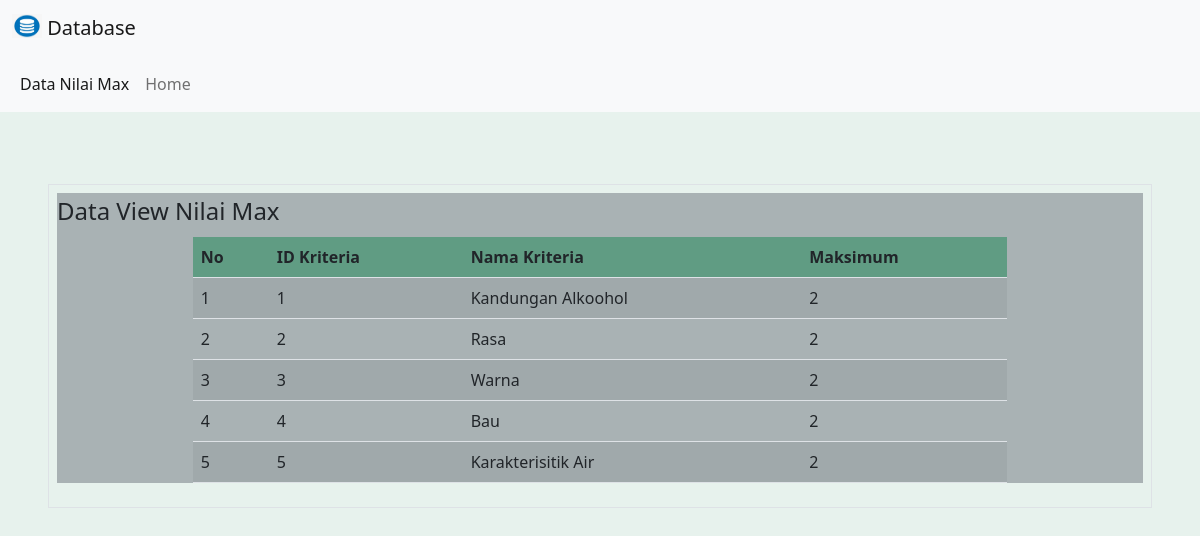
The app's page /data/dataViewNilaiMax.php with its own data.
### tables this page shows
CREATE TABLE IF NOT EXISTS `kriteria` (
  `idkriteria` int NOT NULL AUTO_INCREMENT,
  `nmkriteria` varchar(50) DEFAULT NULL,
  PRIMARY KEY (`idkriteria`)
);

### data/dataViewNilaiMax.php (the view, shortened to what this page needs)
<!doctype html>
<html lang="en">
  <head>
    <link href="https://cdn.jsdelivr.net/npm/bootstrap@5.2.2/dist/css/bootstrap.min.css" rel="stylesheet">
  </head>
  <body class="bg-success bg-opacity-10">
<nav class="navbar bg-light">
        <div class="container-fluid">
          <a class="navbar-brand" href="#">
            <img src="logo.jpeg" alt="Logo" width="30" height="24" class="d-inline-block align-text-top">
            Database
          </a>
        </div>
      </nav>
      <nav class="navbar navbar-expand-lg bg-light">
        <div class="container-fluid">
          <div class="collapse navbar-collapse" id="navbarSupportedContent">
            <ul class="navbar-nav me-auto mb-2 mb-lg-0">
              <li class="nav-item">
                <a class="nav-link active" aria-current="page" href="#">Data Nilai Max</a>
              </li>
              <li class="nav-item">
                <a class="nav-link " aria-current="page" href="home.html" target="_blank">Home</a>
              </li>
            </ul>
          </div>
        </div>
      </nav>
<div class="p-5">
<br>
    <fieldset class="border p-2">
    <div class="bg-secondary  bg-opacity-50">
   <legend  class="w-auto">Data View Nilai Max</legend>
   <br>
    <table class="table table-striped table-hover mx-auto w-75">
  <thead class="bg-success p-2 text-dark bg-opacity-50">
    <tr>
      <th scope="col">No</th>
      <th scope="col">ID Kriteria</th>
      <th scope="col">Nama Kriteria</th>
      <th scope="col">Maksimum</th>
    </tr>
  </thead>
</div>
  <tbody>
  <?php
include "koneksi.php";
$no=1;
$sql="Select * from nilaimax";
$a=$koneksi->query($sql);
while($b=$a->fetch_array()){
    ?>
    <tr>
        <td><?php echo $no++;?></td>
        <td><?php echo $b['idkriteria']?></td>
        <td><?php echo $b['nmkriteria']?></td>
        <td><?php echo $b['maksimum']?></td>
    </tr>
    <?php
} ?>
  </tbody>
</fieldset>
</div>
  </body>
</html>

### records on screen
kriteria: idkriteria "1", nmkriteria "Kandungan Alkoohol", maksimum "2"
kriteria: idkriteria "2", nmkriteria "Rasa", maksimum "2"
kriteria: idkriteria "3", nmkriteria "Warna", maksimum "2"
kriteria: idkriteria "4", nmkriteria "Bau", maksimum "2"
kriteria: idkriteria "5", nmkriteria "Karakterisitik Air", maksimum "2"
